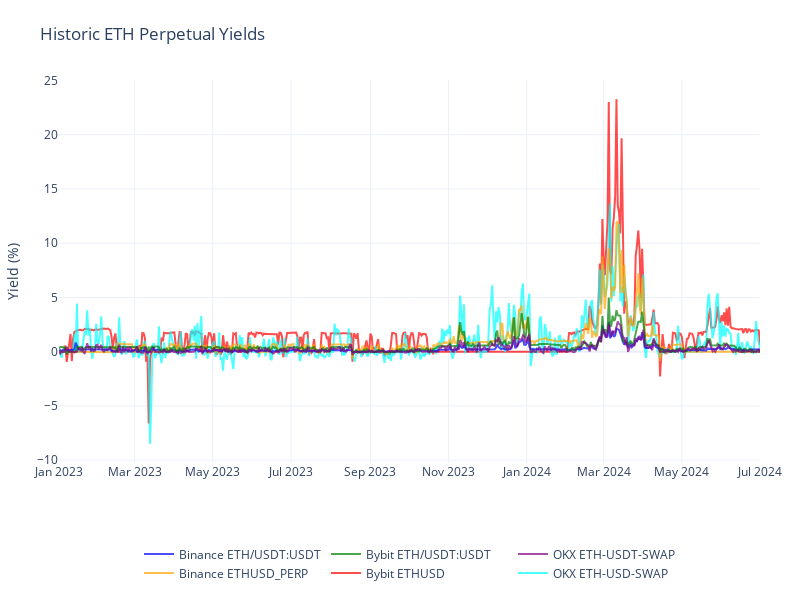

The notebook cell this image was saved under:
### Code cell
import pandas as pd
import plotly.graph_objects as go

yield_filepath = './results/test/yield.csv'
yield_df = pd.read_csv(yield_filepath)

fig = go.Figure()

fig.add_trace(go.Scatter(
    x=yield_df['date'],
    y=yield_df['bybit_ethcm_yield'] / 0.0175,
    mode='lines',
    name='Bybit ETHUSD',
    line=dict(color='red', width=2),
    opacity=0.7,
    legendrank=5
))

fig.add_trace(go.Scatter(
    x=yield_df['date'],
    y=yield_df['okx_ethcm_yield'] / 0.0225,
    mode='lines',
    name='OKX ETH-USD-SWAP',
    line=dict(color='cyan', width=2),
    opacity=0.7,
    legendrank=6
))

fig.add_trace(go.Scatter(
    x=yield_df['date'],
    y=yield_df['binance_ethcm_yield'] / 0.045,
    mode='lines',
    name='Binance ETHUSD_PERP',
    line=dict(color='orange', width=2),
    opacity=0.7,
    legendrank=4
))


fig.add_trace(go.Scatter(
    x=yield_df['date'],
    y=yield_df['binance_ethusd_yield'] / 0.18,
    mode='lines',
    name='Binance ETH/USDT:USDT',
    line=dict(color='blue', width=2),
    opacity=0.7,
    legendrank=1
))


fig.add_trace(go.Scatter(
    x=yield_df['date'],
    y=yield_df['bybit_ethusd_yield'] / 0.07,
    mode='lines',
    name='Bybit ETH/USDT:USDT',
    line=dict(color='green', width=2),
    opacity=0.7,
    legendrank=2
))


fig.add_trace(go.Scatter(
    x=yield_df['date'],
    y=yield_df['okx_ethusd_yield'] / 0.09,
    mode='lines',
    name='OKX ETH-USDT-SWAP',
    line=dict(color='purple', width=2),
    opacity=0.7,
    legendrank=3
))


fig.update_layout(
    title='Historic ETH Perpetual Yields',
    yaxis_title='Yield (%)',
    template='plotly_white',
    hovermode='x unified',
    legend=dict(
        orientation='h',
        x=0.5,
        y=-0.2,
        xanchor='center',
        yanchor='top'
    ),
    width=800,
    height=600,
    margin=dict(l=40, r=40, t=80, b=40)
)

fig.update_xaxes(
    tickformat='%b %Y',
)

fig.show()

### Figure 1 — Plotly figure (JSON) as saved in the notebook; plotly's stock layout.template omitted (floating-point values rounded to 4 significant figures; data arrays with more than 128 entries replaced by an {"elided": "..."} marker saying what was removed)
{"data": [{"legendrank": 5, "line": {"color": "red", "width": 2}, "mode": "lines", "name": "Bybit ETHUSD", "opacity": 0.7, "type": "scatter", "x": {"elided": "548 str values"}, "y": {"elided": "548 float values"}}, {"legendrank": 6, "line": {"color": "cyan", "width": 2}, "mode": "lines", "name": "OKX ETH-USD-SWAP", "opacity": 0.7, "type": "scatter", "x": {"elided": "548 str values"}, "y": {"elided": "548 float values"}}, {"legendrank": 4, "line": {"color": "orange", "width": 2}, "mode": "lines", "name": "Binance ETHUSD_PERP", "opacity": 0.7, "type": "scatter", "x": {"elided": "548 str values"}, "y": {"elided": "548 float values"}}, {"legendrank": 1, "line": {"color": "blue", "width": 2}, "mode": "lines", "name": "Binance ETH/USDT:USDT", "opacity": 0.7, "type": "scatter", "x": {"elided": "548 str values"}, "y": {"elided": "548 float values"}}, {"legendrank": 2, "line": {"color": "green", "width": 2}, "mode": "lines", "name": "Bybit ETH/USDT:USDT", "opacity": 0.7, "type": "scatter", "x": {"elided": "548 str values"}, "y": {"elided": "548 float values"}}, {"legendrank": 3, "line": {"color": "purple", "width": 2}, "mode": "lines", "name": "OKX ETH-USDT-SWAP", "opacity": 0.7, "type": "scatter", "x": {"elided": "548 str values"}, "y": {"elided": "548 float values"}}], "layout": {"height": 600, "hovermode": "x unified", "legend": {"orientation": "h", "x": 0.5, "xanchor": "center", "y": -0.2, "yanchor": "top"}, "margin": {"b": 40, "l": 40, "r": 40, "t": 80}, "title": {"text": "Historic ETH Perpetual Yields"}, "width": 800, "xaxis": {"tickformat": "%b %Y"}, "yaxis": {"title": {"text": "Yield (%)"}}}}
